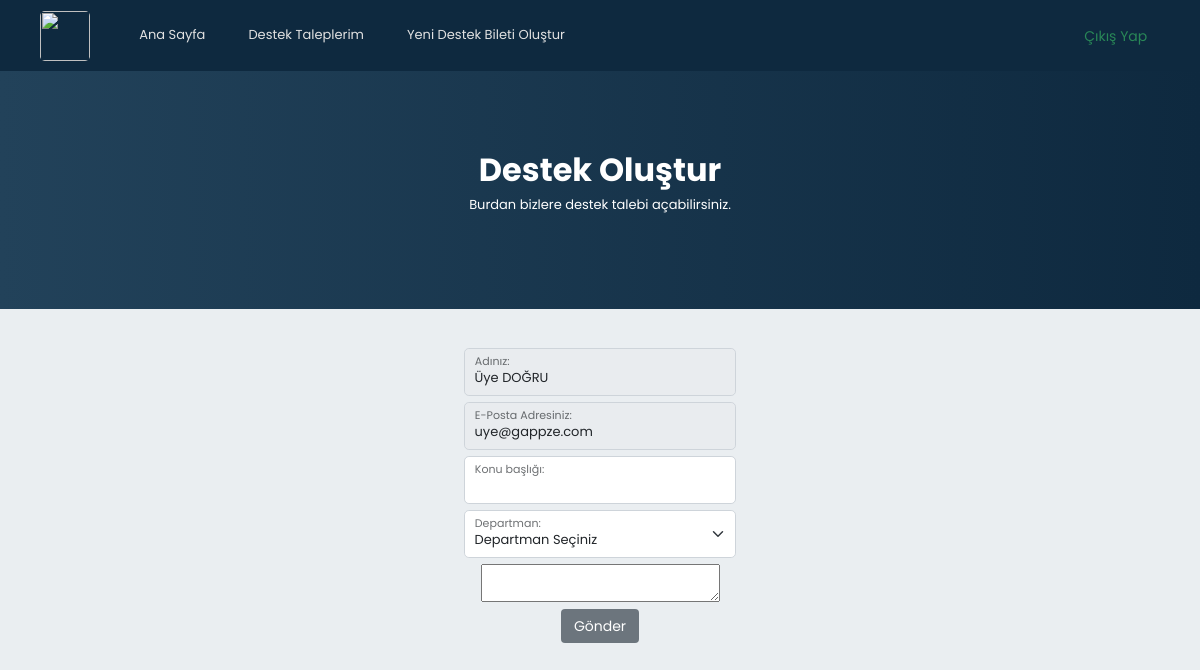
/addsupport.php (signed in), run on the app's committed database.
### tables this page shows
CREATE TABLE `pages` (
  `id` int(11) NOT NULL,
  `name` varchar(255) NOT NULL,
  `src` varchar(255) NOT NULL,
  `permission` int(11) NOT NULL,
  `location` int(11) NOT NULL,
  `dropdown` int(11) NOT NULL,
  `isDropdown` int(11) NOT NULL,
  `icon` varchar(255) NOT NULL,
  `isLogged` int(11) NOT NULL
);

CREATE TABLE `accounts` (
  `id` int(11) NOT NULL,
  `firstName` varchar(64) NOT NULL,
  `lastName` varchar(64) NOT NULL,
  `email` varchar(255) NOT NULL,
  `password` varchar(255) NOT NULL,
  `permission` int(11) NOT NULL,
  `department` int(11) NOT NULL,
  `createdDate` timestamp NOT NULL DEFAULT current_timestamp() ON UPDATE current_timestamp()
);

### functions/account.function.php (called while the page is built, shortened)
<?php
class Accounts{
  public function getName($id){
    $class = new classFonksiyon();
    $db = $class->dbConnection();
    $accounts = $db->prepare("SELECT firstName,lastName,email FROM accounts WHERE id = ?");
    $accounts->execute(array(
      $id
    ));
    $accounts_fetch = $accounts->fetch();
    if($accounts->rowCount() != 0){
      $names = array(
        0 => $accounts_fetch["firstName"],
        1 => $accounts_fetch["lastName"],
        2 => $accounts_fetch["email"]
      );
    return $names;
    }
  }
  public function getEmail(){
    $class = new classFonksiyon();
    $db = $class->dbConnection();
    $accounts = $db->prepare("SELECT email FROM accounts WHERE id = ?");
    $accounts->execute(array(
      $_SESSION["userAccountID"]
    ));
    $accounts_fetch = $accounts->fetch();
    if($accounts->rowCount() != 0){
    return $accounts_fetch["email"];
    }
  }
  public function getLogged(){
    if(isset($_SESSION["logged"])){
          return true;
    }else{
        return false;
    }
  }
}

### addsupport.php (the view, shortened to what this page needs)
<?php
require_once($_SERVER['DOCUMENT_ROOT']."/functions/functionBase.php");
?>
<html lang="tr">
<head>
    <link href="https://cdn.jsdelivr.net/npm/bootstrap@5.2.1/dist/css/bootstrap.min.css" rel="stylesheet"
>
    <link rel="stylesheet" href="https://cdn.jsdelivr.net/npm/bootstrap-icons@1.9.1/font/bootstrap-icons.css">
    <link rel="stylesheet" href="resources/css/mainthemes.css">
</head>
<body>
    <div class="navcontainer">
        <?php include("pages/navbar.php"); ?>
    </div>
    <div class="defaultheader">
        <div class="title">
            <h1>Destek Oluştur</h1>
        </div>
        <div class="description">
            <p>Burdan bizlere destek talebi açabilirsiniz.</p>
        </div>
    </div>
    <div class="d-flex justify-content-center container mt-5 mb-5">
        <div class="addsupport">
            <div class="form-floating mb-2"">
            <?php
            $name = $user->getName($_SESSION["userAccountID"]);
            ?>
                <input type=" email" class="form-control" id="floatingInputValue" value="<?= $name[0]." ".$name[1] ?>" disabled>
                <label for="floatingInputValue">Adınız:</label>
            </div>
            <div class="form-floating mb-2"">
                <input type=" email" class="form-control" id="floatingInputValue" value="<?= $user->getEmail() ?>" disabled>
                <label for="floatingInputValue">E-Posta Adresiniz:</label>
            </div>
            <div class="form-floating mb-2">
                <input type="text" class="form-control" id="floatingInputValue" name="title">
                <label for="floatingInputValue">Konu başlığı:</label>
            </div>
            <div class="form-floating mb-2">
                <select class="form-select" id="floatingSelect" name="departments" aria-label="Floating label select example">
                    <option selected value="0">Departman Seçiniz</option>
                </select>
                <label for="floatingSelect">Departman:</label>
            </div>
            <div class="form-floating mb-2">
                <textarea name="editor1" require></textarea>
            </div>
            <div class="form-floating mb-2 text-center d-flex justify-content-center">
                <input type="submit" class="btn btn-secondary mb-3 supportadd" name="supportadd" value="Gönder"></input>
            </div>
        </div>
    </div>
</body>
</html>

### functions/class.function.php (shortened to what this page needs)
<?php
class classFonksiyon {
    private $settings = "/settings.json";
    private $host;
    private $username;
    private $password;
    private $database;
    public function __construct()
    {
      $jsonVeri = file_get_contents($_SERVER['DOCUMENT_ROOT'].$this->settings);
      $jsonVeri = json_decode($jsonVeri,true);
      $this->host = $jsonVeri["host"];
      $this->username = $jsonVeri["user"];
      $this->password = $jsonVeri["password"];
      $this->database = $jsonVeri["database"];
    }
    public function dbConnection(){
      try {
        $conn = new PDO("mysql:host=$this->host;dbname=$this->database;charset=utf8", $this->username, $this->password);
        $conn->setAttribute(PDO::ATTR_ERRMODE, PDO::ERRMODE_EXCEPTION);
      } catch(PDOException $e) {
        $message = "Connection failed: " . $e->getMessage();
      }
      return $conn;
    }
    public function pagesAll($location,$permission){
      $db = $this->dbConnection();
      $user = new Accounts();
      if($db){
        if($location == 1){
          $page = $db->prepare("SELECT * FROM pages WHERE location = ?");
          $page->execute(array(
            $location
          ));
          if($page->rowCount() != 0){
            foreach ($page as $page_veri) {
                if($page_veri["permission"] == $permission){
                  if($page_veri["isDropdown"] == 1){
                  echo "
                  <li class='treeview'>
                  <a href='#'>
                  <i class='{$page_veri["icon"]}'></i>
                  <span>{$page_veri["name"]}</span></a>";
                    $getElements = $db->prepare("SELECT * FROM pages WHERE dropdown = ?");
                    $getElements->execute(array(
                      $page_veri["id"]
                    ));
                    echo '<ul class="treeview-menu">';
                    foreach ($getElements as $page_element) {
                        if($page_element["permission"] == $permission){
                        echo "<li><a href='{$page_element["src"]}'><i class='fa fa-circle-o'></i> {$page_element["name"]}</a></li>";
                        }
                    }
                    echo "</ul></li>";
                  }else{
                    if($page_veri["dropdown"] == 0){
                    echo "<li class='treeview'>";
                    echo "<a href='{$page_veri["src"]}'>";
                    echo "<i class='{$page_veri["icon"]}'></i> <span>{$page_veri["name"]}</span>";
                    echo "</a>";
                    echo "</li>";
                    }
                  }
                }
            }
        }
        }else{
          $page = $db->prepare("SELECT * FROM pages WHERE location = ?");
          $page->execute(array(
            $location
          ));
          if($page->rowCount() != 0){
            foreach ($page as $page_veri) {
              if($user->getLogged()){
                if($page_veri["isLogged"] != 0 || $page_veri["isLogged"] == 0){
                  echo '<li class="nav-item">';
                  echo "<i class='fa fa-ticket'></i><a class='nav-link' href='{$page_veri["src"]}'>{$page_veri["name"]}</a>";
                  echo '</li>';
                }
              }else{
                if($page_veri["isLogged"] == 0){
                  echo '<li class="nav-item">';
                  echo "<i class='fa fa-ticket'></i><a class='nav-link' href='{$page_veri["src"]}'>{$page_veri["name"]}</a>";
                  echo '</li>';
                }
              }
            }
        }
      }
    }
    }
}

### resources/css/mainthemes.css (style rules this page uses)
*, *:after, *:before { margin: 0; padding: 0; font-family: "Poppins", sans-serif; }
*, *::before, *::after { box-sizing: border-box; margin: 0; padding: 0; }
body { background-color: #eaeef1; padding-top: 69px; }
html, body { font-size: 13px; font-family: "Poppins", sans-serif; text-align: center; line-height: 1.4; width: 100%; }
.subtitle, .title { margin: 0; }
.title { font-size: 4.4rem; font-weight: 400; opacity: 0; -webkit-animation: charge 0.5s forwards; animation: charge 0.5s forwards; }
.defaultheader { background: linear-gradient(to left, #0e293f, #22425a); height: 30vh; width: 100%; flex-direction: column; text-align: center; color: #fff; display: flex; justify-content: center; align-items: center; }
.defaultheader h1 { font-size: xx-large; font-weight: 700; }
.nav-link { color: rgb(226, 226, 226); margin-left: 30px; text-decoration: none; transition: 0.2s; }
.navcontainer { background-color: #1d3040; }
.description { -webkit-animation: charge 0.9s forwards; animation: charge 0.9s forwards; }
.btn { display: inline-block; padding: 6px 12px; margin-bottom: 0; font-size: 14px; font-weight: 400; line-height: 1.42857143; text-align: center; white-space: nowrap; vertical-align: middle; touch-action: manipulation; cursor: pointer; -webkit-user-select: none; -moz-user-select: none; -ms-user-select: none; user-select: none; background-image: none; border: 1px solid transparent; border-radius: 4px; }

### data on the page
pages: name "Ana Sayfa"
pages: name "Destek Taleplerim"
pages: name "Yeni Destek Bileti Oluştur"
accounts: firstName+lastName "Üye DOĞRU", email "uye@gappze.com"
